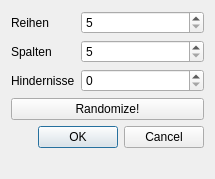
<?xml version="1.0" encoding="UTF-8"?>
<ui version="4.0">
 <class>MapSizeDialog</class>
 <widget class="QDialog" name="MapSizeDialog">
  <property name="geometry">
   <rect>
    <x>0</x>
    <y>0</y>
    <width>215</width>
    <height>179</height>
   </rect>
  </property>
  <property name="windowTitle">
   <string>Dialog</string>
  </property>
  <layout class="QFormLayout" name="formLayout">
   <item row="0" column="0">
    <widget class="QLabel" name="label">
     <property name="text">
      <string>Reihen</string>
     </property>
    </widget>
   </item>
   <item row="0" column="1">
    <widget class="QSpinBox" name="spinBoxRow">
     <property name="minimum">
      <number>5</number>
     </property>
     <property name="maximum">
      <number>100</number>
     </property>
    </widget>
   </item>
   <item row="5" column="0" colspan="2">
    <widget class="QDialogButtonBox" name="buttonBox">
     <property name="orientation">
      <enum>Qt::Horizontal</enum>
     </property>
     <property name="standardButtons">
      <set>QDialogButtonBox::Cancel|QDialogButtonBox::Ok</set>
     </property>
    </widget>
   </item>
   <item row="3" column="0">
    <widget class="QLabel" name="label_3">
     <property name="text">
      <string>Hindernisse</string>
     </property>
    </widget>
   </item>
   <item row="3" column="1">
    <widget class="QSpinBox" name="spinBoxObstacles"/>
   </item>
   <item row="1" column="1">
    <widget class="QSpinBox" name="spinBoxColumn">
     <property name="minimum">
      <number>5</number>
     </property>
     <property name="maximum">
      <number>100</number>
     </property>
    </widget>
   </item>
   <item row="1" column="0">
    <widget class="QLabel" name="label_2">
     <property name="text">
      <string>Spalten</string>
     </property>
    </widget>
   </item>
   <item row="4" column="0" colspan="2">
    <widget class="QPushButton" name="pushButtonRandomize">
     <property name="text">
      <string>Randomize!</string>
     </property>
    </widget>
   </item>
  </layout>
 </widget>
 <tabstops>
  <tabstop>spinBoxRow</tabstop>
  <tabstop>spinBoxColumn</tabstop>
  <tabstop>spinBoxObstacles</tabstop>
  <tabstop>pushButtonRandomize</tabstop>
 </tabstops>
 <resources/>
 <connections>
  <connection>
   <sender>buttonBox</sender>
   <signal>accepted()</signal>
   <receiver>MapSizeDialog</receiver>
   <slot>accept()</slot>
   <hints>
    <hint type="sourcelabel">
     <x>203</x>
     <y>167</y>
    </hint>
    <hint type="destinationlabel">
     <x>157</x>
     <y>150</y>
    </hint>
   </hints>
  </connection>
  <connection>
   <sender>buttonBox</sender>
   <signal>rejected()</signal>
   <receiver>MapSizeDialog</receiver>
   <slot>reject()</slot>
   <hints>
    <hint type="sourcelabel">
     <x>203</x>
     <y>167</y>
    </hint>
    <hint type="destinationlabel">
     <x>214</x>
     <y>150</y>
    </hint>
   </hints>
  </connection>
  <connection>
   <sender>pushButtonRandomize</sender>
   <signal>clicked()</signal>
   <receiver>MapSizeDialog</receiver>
   <slot>accept()</slot>
   <hints>
    <hint type="sourcelabel">
     <x>83</x>
     <y>106</y>
    </hint>
    <hint type="destinationlabel">
     <x>29</x>
     <y>66</y>
    </hint>
   </hints>
  </connection>
 </connections>
</ui>
